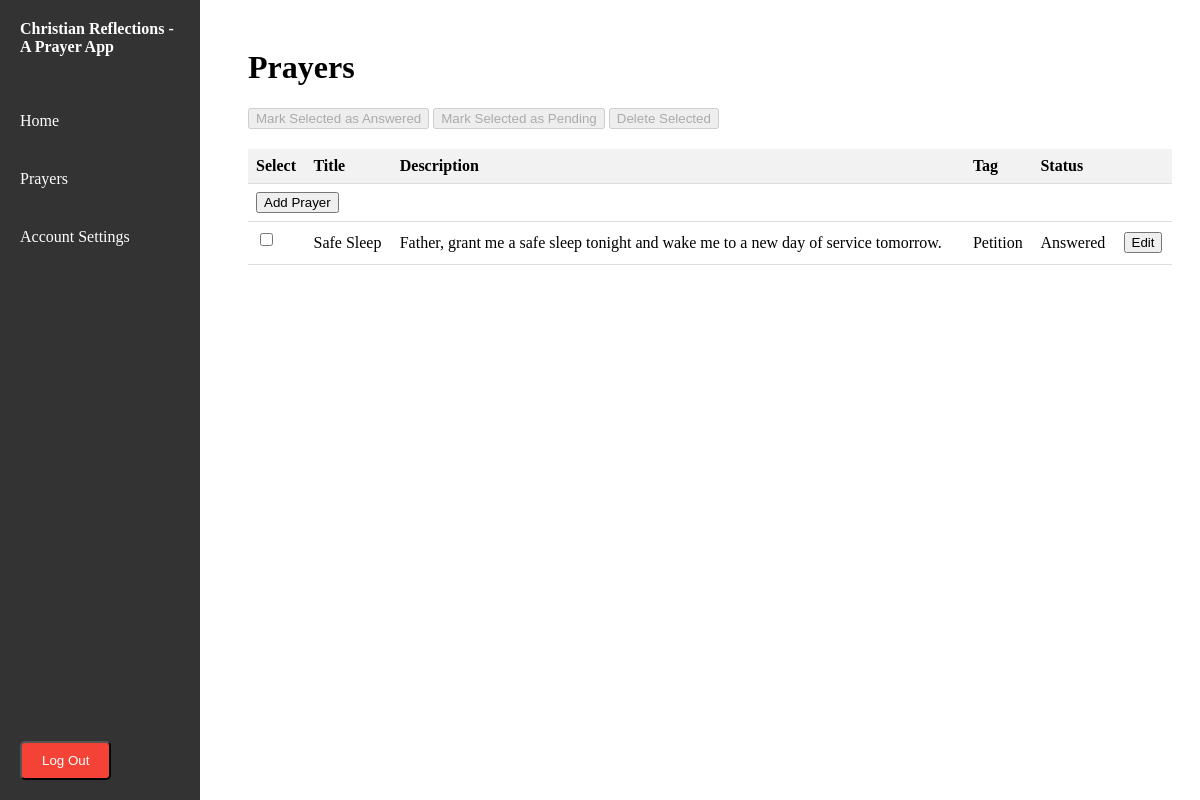
The app's page /prayers (signed in), older data.
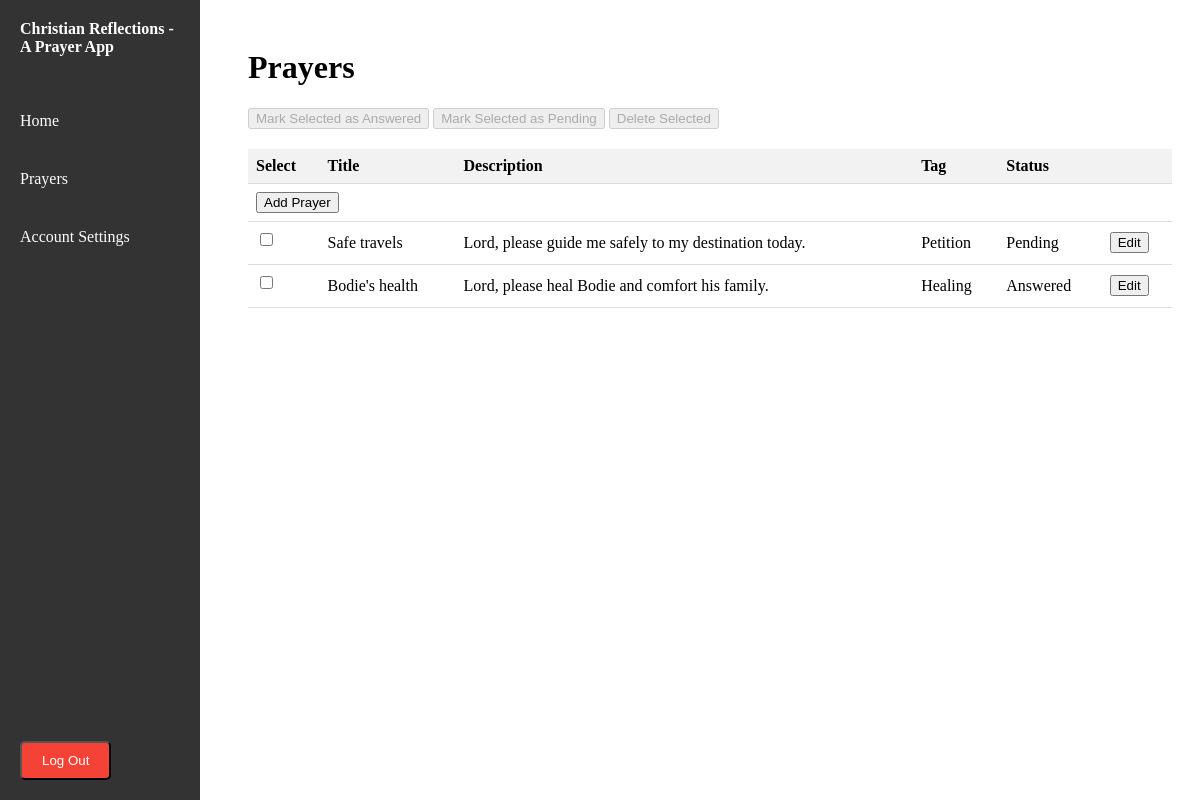
The same page, newer data.
### app.py (models this page shows, shortened)
class Prayer(db.Model):
    id = db.Column(db.Integer, primary_key=True)
    user_id = db.Column(db.Integer, db.ForeignKey('user.id'), nullable=False)
    title = db.Column(db.String(100),nullable=False)
    description = db.Column(db.Text, nullable=False)
    answered = db.Column(db.Boolean, default=False)
    archived = db.Column(db.Boolean, default=False)
    created_at = db.Column(db.DateTime, default=current_utc_time)
    last_modified = db.Column(db.DateTime, default=current_utc_time, onupdate=current_utc_time)
    answered_at = db.Column(db.DateTime)
    tag_id = db.Column(db.Integer, db.ForeignKey('tag.id'), nullable=False)
    user = db.relationship('User', backref=db.backref('prayers', lazy=True))
    tag =  db.relationship('Tag', backref=db.backref('prayers', lazy=True))
    history = db.relationship('PrayerHistory', back_populates='prayer', cascade='all, delete-orphan')

class Tag(db.Model):
    id = db.Column(db.Integer, primary_key = True)
    name = db.Column(db.String(50), nullable = False, unique=True)

### app.py (the view)
@app.route('/prayers')
@login_required
def view_prayers():
    user_id = current_user.id
    user_prayers = Prayer.query.filter_by(user_id=user_id).all()
    return render_template('prayers.html', prayers = user_prayers, categories=prayer_categories)

### app.py (called while the page is built)
@login_manager.user_loader
def load_user(user_id):
    return db.session.get(User,int(user_id))

### templates/prayers.html (shortened to what this page needs)
{% extends 'base.html' %}
{% block content %}
    <h1>Prayers</h1>
    <div class="action-buttons">
        <button id="markAnsweredBtn" disabled>Mark Selected as Answered</button>
        <button id="markPendingBtn" disabled>Mark Selected as Pending</button>
        <button id="deleteBtn" disabled>Delete Selected</button>
    </div>
    <table class="prayer-table">
        <thead>
            <tr>
                <th>Select</th>
                <th>Title</th>
                <th>Description</th>
                <th>Tag</th>
                <th>Status</th>
                <th></th>
            </tr>
        </thead>
        <tbody>
            <tr>
                <td colspan="6">
                    <button onclick="toggleAddPrayerForm()">Add Prayer</button>
                </td>
            </tr>
            {% for prayer in prayers %}
            <tr>
                <td><input type="checkbox" name="selectedPrayers" value="{{ prayer.id }}"></td>
                <td>
                    <span id="title-{{ prayer.id }}" class="editable">{{ prayer.title }}</span>
                </td>
                <td>
                    <span id="description-{{ prayer.id }}" class="editable">{{ prayer.description }}</span>
                </td>
                <td>
                    <span id="tag-{{ prayer.id }}" class="editable">{{ prayer.tag.name }}</span>
                </td>
                <td>
                    <span id="status-{{ prayer.id }}" class="editable">{{ "Answered" if prayer.answered else "Pending" }}</span>
                </td>
                <td>
                    {% set editUrl = url_for('edit_prayer', prayer_id=prayer.id, prev_url=request.url) %}
                    <button onclick="window.location.href='{{ editUrl }}';" class="edit-btn">Edit</button>
                </td>
            </tr>
            {% endfor %}
        </tbody>
    </table>
{% endblock %}

### templates/base.html (shortened to what this page needs)
<!DOCTYPE html>
<html lang="en">
<head>
    <link rel="stylesheet" href="{{ url_for('static', filename='css/styles.css') }}">
</head>
<body>
    <div class="navbar">
        <div class="navbar-brand">Christian Reflections - A Prayer App</div>
        <nav>
            <ul>
                <li><a href="{{ url_for('index') }}">Home</a></li>
                {% if current_user.is_authenticated %}
                    <li><a href="{{ url_for('view_prayers') }}">Prayers</a></li>
                    <li><a href="{{ url_for('account_settings') }}">Account Settings</a></li>
                {% endif %}
            </ul>
        </nav>
        <div class="login-logout-container">
            {% if current_user.is_authenticated %}
                <form action="{{ url_for('logout') }}" method="GET">
                    <button type="submit" class="logout-btn">Log Out</button>
                </form>
            {% elif '/signup' in request.path %}
                <a href="{{ url_for('login') }}" class="login-signup-btn">Login</a>
            {% else %}
                <a href="{{ url_for('signup') }}" class="login-signup-btn">Sign Up</a>
            {% endif %}
        </div>
    </div>
    <div class="content">
        {% block content %}
        {% endblock %}
    </div>
</body>
</html>

### static/css/styles.css (style rules this page uses)
label, input { display: block; margin-bottom: 10px; }
.prayer-table { width:100%; border-collapse: collapse; margin-top: 20px; }
.prayer-table th, .prayer-table td { padding: 8px; text-align: left; border-bottom: 1px solid #ddd; }
.prayer-table th { background-color: #f2F2F2; }
.prayer-table td:nth-child(2) { white-space: nowrap; overflow: hidden; text-overflow: ellipsis; }
.navbar { position: fixed; top: 0; left: 0; width: 200px; height: 100%; background-color: #333; color: #fff; display: flex; flex-direction: column; justify-content: flex-start; padding-bottom: 20px; }
.navbar-brand { padding: 20px; font-weight: bold; }
nav ul { list-style-type: none; padding: 0; }
nav ul li { padding: 10px 0; }
nav ul li a { display: block; padding: 10px 20px; color: #fff; text-decoration: none; }
.logout-btn, .login-signup-btn { position:absolute; bottom: 20px; margin: 20px; background-color: #f44336; color: white; padding: 10px 20px; text-decoration: none; border-radius: 5px; }
.content { margin-left: 220px; padding: 20px; }

Row changes from the older to the newer data that the page shows:
removed Prayer: title "Safe Sleep", description "Father, grant me a safe sleep tonight and wake me to a new day of service tomorrow.", tag.name "Petition", answered "Answered"
added Prayer: title "Safe travels", description "Lord, please guide me safely to my destination today.", tag.name "Petition", answered "Pending"
added Prayer: title "Bodie's health", description "Lord, please heal Bodie and comfort his family.", tag.name "Healing", answered "Answered"
